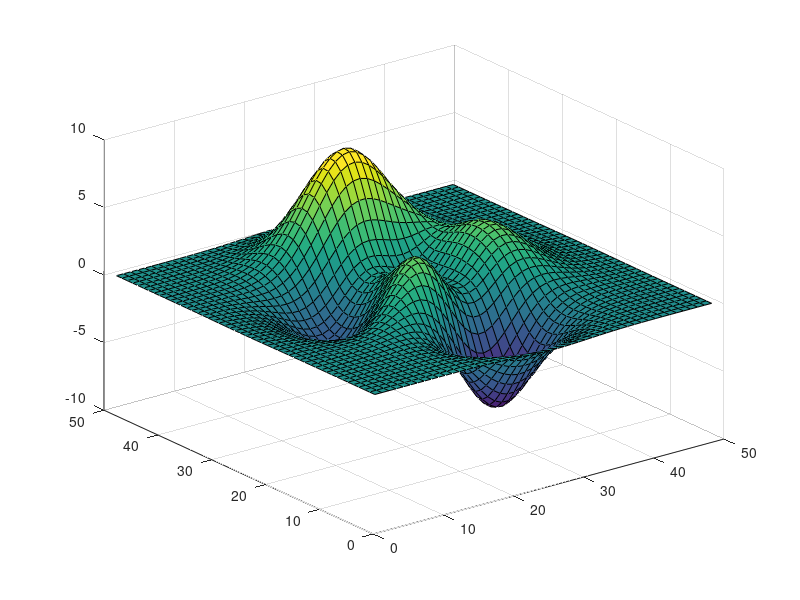

Here is the MATLAB script that generated this plot: (Note: this script raises an error after producing the figure.)
%% HSLCOLORMAP DEMO 

%
%
% hslcolormap is a tool that helps you create nice looking colormaps in 
% hue-saturation-lightness space. You can use this to create colormaps
% that have a progressive change in lightness. 
% 
%
close all











%% A Negative to positive divergent colormap

%
% [cool shades]-[white]-[warm shades]
%
% 
figure(1)
surf(peaks);

caxis([-7 7])

S=1; %fully saturated
L=[.1 1 .1]; %dark-white-dark
hslcolormap('mbbccc.YYYRRm',S,L) %magenta-blue-cyan / yellow-red-magenta
colorbar





%% Simple landscape colormap

%
% first make a random landscape:
figure(2)
[X,Y]=meshgrid(-299:300); 

Z=abs(ifft2(ifftshift((hypot(Y,X)+1e-5).^(-2.1).*exp(rand(size(X))*2i*pi)))); %example terrain inspired by rafael.pinto 
Z=(Z-Z(300,300))*1000/std(Z(:));

surf(Z)

material dull

camlight

shading interp

camorbit(3,2,4)

caxis([-1 1]*max(caxis))

axis off



%Then make water blue and land green
hslcolormap('mc.yc',[1 0],[.1 .3 1])

colorbar





%% Double rainbow 

%
% A not very pretty colormap, but it is makes it easy to relate a color on
% the plot to a specific value on the colorbar. 
%
% Warning: rainbow colormaps are hard to read for color blind, however
% the steady progression in lightness helps. 


figure(3)

surf(peaks);

shading interp

H=[0 2]; %hues automatically wrap around the color circle
S=1;

L=[.1 .99]; %dark-bright
hslcolormap(H,S,L)

colorbar



%% Tripled hue gradient

%
% Construct a colormap that runs 3 times through a short hue gradient
% Hide discontinuities with gray, and progressively brighten
%
%
figure(4)
surf(peaks);

shading interp

H='mc.mc.mc'; % 3 x magneta-cyan
S=[1 1 0 1 0 1 1]
L = [0.1 0.99]; %dark-bright
hslcolormap(H,S,L)

colorbar



%% Hot

%
% somewhat similar to matlab's own hot colormap

figure(5)
surf(peaks);

H='rryy' %red-red-yellow-yellow.
S=1;

L=[0 1]; %
hslcolormap(H,S,L)

colorbar



%% Cold

%
% A variation that is similar to matlab's cool colormap but with stronger variation in lightness.
%
% discrete number of steps


figure(6)

surf(peaks);

H='cm'; %cyan-magenta
caxis([-8 8])

hslcolormap(32,H,1,.6)

colorbar



%% Random single hue colormap

%

figure(7)
surf(peaks);

H=rand;

S=rand*.5+.5;

L=[.01 .99];

hslcolormap(H,S,L)

colorbar



%% Divergent with gray in middle

figure(8)

contourf(peaks,-8:8);

H='Rm.yg';

S=[1 0 1];
L=[.1 .85 .1];

caxis([-8 8])

hslcolormap(H,S,L)

colorbar
